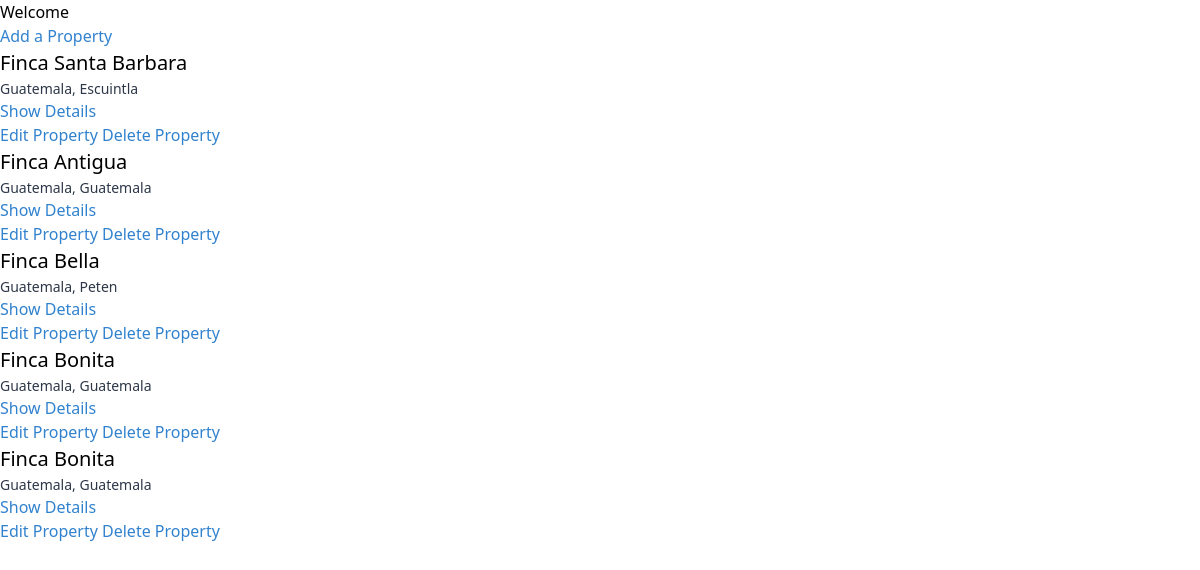
/fincas/index/1, run on the app's committed database.
### fincas/models.py (models this page shows, shortened)
class Property(models.Model):
    collaborator = models.ForeignKey(User, on_delete=models.SET_NULL, null=True)
    name = models.CharField(max_length=50)
    country = models.CharField(max_length=50)
    department = models.CharField(max_length=50)

### fincas/views.py (the view)
# urls.py: path('index/<int:user_id>', views.index, name='index'),
def index(request, user_id):
    template = 'fincas/index.html'
    context = {
        'index': Property.objects.all(),
        'user': get_object_or_404(User, id=user_id),
    }
    return render(request, template, context)

### fincas/templates/fincas/index.html
{% extends 'fincas/base.html' %}
{% block content %}
<h1>Welcome</h1>
{% if user.is_admin == True %}
    <a href="{% url 'fincas:create_property' user.id %}" class="text-blue-600">Add a Property</a>
{% endif %}
{% if index %}
    {% for property in index %}
        <div>
            <p class="text-black text-xl">{{ property.name }}</p>
            <p class="text-gray-800 text-sm">{{ property.country }}, {{ property.department }}</p>
            <a href="{% url 'fincas:property_plots' user.id property.id %}" class="text-blue-600">Show Details</a>
            {% if user.is_admin == True %}
                <div>
                    <a href="{% url 'fincas:edit_property' user.id %}" class="text-blue-600">Edit Property</a>
                    <a href="{% url 'fincas:delete_property' user.id %}" class="text-blue-600">Delete Property</a>
                </div>
            {% endif %}
        </div>
    {% endfor %}
{% else %}
    <p>No properties added yet.</p>
{% endif %}
{% endblock %}

### fincas/templates/fincas/base.html (shortened to what this page needs)
<!DOCTYPE html>
<html lang="en">
<head>
    <link href="https://unpkg.com/tailwindcss@^1.0/dist/tailwind.min.css" rel="stylesheet">
</head>
<body>
    {% block content %}
    {% endblock %}
</body>
</html>

### data on the page
Property: name "Finca Santa Barbara", country "Guatemala", department "Escuintla"
Property: name "Finca Antigua", country "Guatemala", department "Guatemala"
Property: name "Finca Bella", country "Guatemala", department "Peten"
Property: name "Finca Bonita", country "Guatemala", department "Guatemala"
Property: name "Finca Bonita", country "Guatemala", department "Guatemala"
